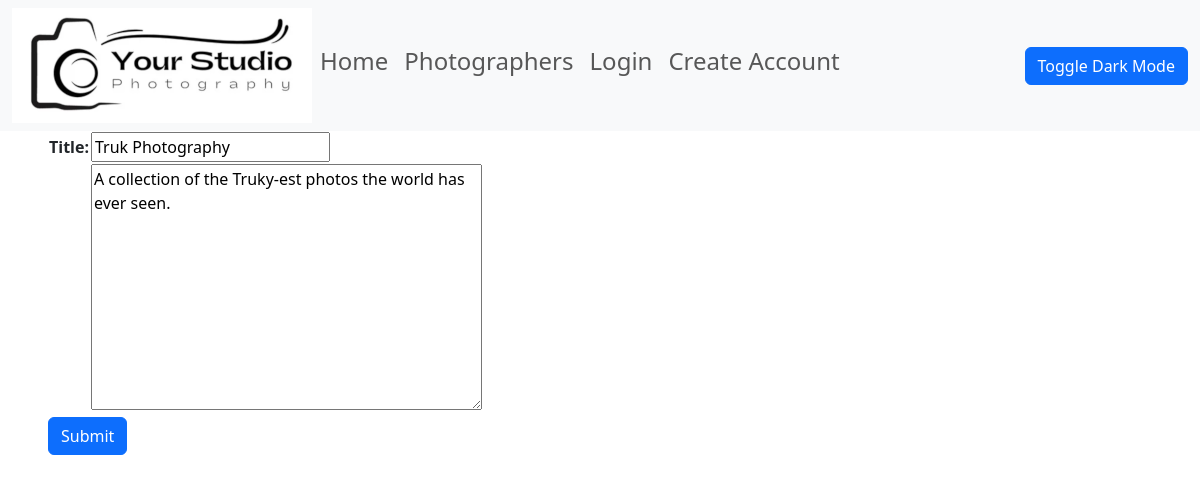
The page /gallery/edit_gallery/1 on the database its author committed.
### photo_app/models.py (models this page shows, shortened)
class Gallery(models.Model):
    title = models.CharField(max_length=200)
    about = models.TextField((""), blank=True)

### photo_app/views.py (the view)
# urls.py: path('gallery/edit_gallery/<int:gallery_id>', views.editGallery, name='edit_gallery'),
def editGallery(request, gallery_id):
    gallery = Gallery.objects.get(pk=gallery_id)
    form = GalleryForm(request.POST or None, instance=gallery)
    if form.is_valid():
        form.save()
        return redirect('gallery-detail', gallery_id)
    context = {'form': form}
    return render(request, 'photo_app/edit_gallery.html', context)

### photo_app/forms.py
class GalleryForm(ModelForm):
    class Meta:
        model = Gallery
        fields = "__all__"

### photo_app/templates/photo_app/edit_gallery.html (shortened to what this page needs)
{% extends 'photo_app/base_template.html' %}
{% block content %}
<form action="" method="POST">
<table>
{{ form.as_table }}
</table>
<button class="btn btn-primary" type="submit">Submit</button>
</form>
{% endblock %}

### photo_app/templates/photo_app/base_template.html (style rules this page uses)
body { background-color: light; }

### rows shown on the page
Gallery: title "Truk Photography", about "A collection of the Truky-est photos the world has ever seen."
